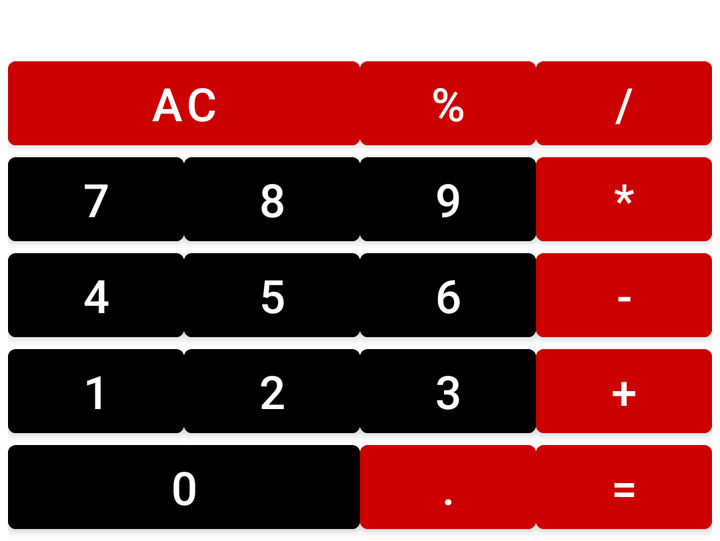
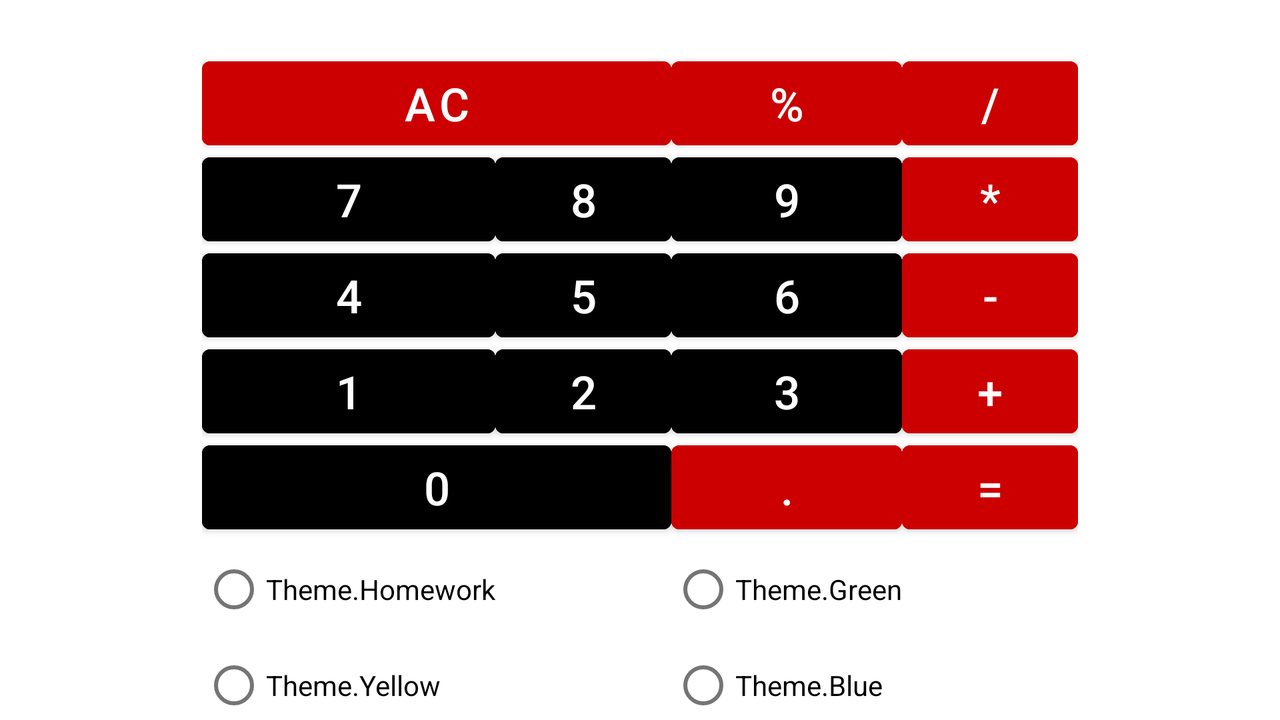

An Android layout and its configuration variant, each rendered on a device that would load it. The default file and the variant file are quoted in full after the pictures.
<!-- AndroidManifest.xml: application theme Theme.Homework -->
<!-- res/layout/activity_main.xml -->
<?xml version="1.0" encoding="utf-8"?>
<GridLayout xmlns:android="http://schemas.android.com/apk/res/android"
    android:layout_width="wrap_content"
    android:layout_height="wrap_content"
    android:layout_gravity="center"
    android:columnCount="4">

    <TextView
        android:id="@+id/tvWindowBtn"
        android:layout_width="match_parent"
        android:layout_height="match_parent"
        android:layout_columnSpan="4"
        android:layout_gravity="fill"
        android:textSize="@dimen/button_text_size" />


    <Button
        android:id="@+id/btnAc"
        android:layout_columnSpan="2"
        android:layout_gravity="fill"
        android:backgroundTint="@android:color/holo_red_dark"
        android:insetTop="0dp"
        android:text="@string/btnAc"
        android:textSize="@dimen/button_text_size" />

    <Button
        android:id="@+id/btnPercent"
        android:layout_gravity="fill"
        android:backgroundTint="@android:color/holo_red_dark"
        android:insetTop="0dp"
        android:text="@string/btnPercent"
        android:textSize="@dimen/button_text_size" />

    <Button
        android:id="@+id/btnDivision"
        android:layout_gravity="fill"
        android:backgroundTint="@android:color/holo_red_dark"
        android:insetTop="0dp"
        android:text="@string/btnDivision"
        android:textSize="@dimen/button_text_size" />

    <Button
        android:id="@+id/btn_7"
        android:layout_gravity="fill"
        android:backgroundTint="@color/black"
        android:insetTop="0dp"
        android:text="@string/btn_7"
        android:textSize="@dimen/button_text_size" />

    <Button
        android:id="@+id/btn_8"
        android:layout_gravity="fill"
        android:backgroundTint="@color/black"
        android:insetTop="0dp"
        android:text="@string/btn_8"
        android:textSize="@dimen/button_text_size" />

    <Button
        android:id="@+id/btn_9"
        android:layout_gravity="fill"
        android:backgroundTint="@color/black"
        android:insetTop="0dp"
        android:text="@string/btn_9"
        android:textSize="@dimen/button_text_size" />

    <Button
        android:id="@+id/btnMultiplication"
        android:layout_gravity="fill"
        android:backgroundTint="@android:color/holo_red_dark"
        android:insetTop="0dp"
        android:text="@string/btnMultiplication"
        android:textSize="@dimen/button_text_size" />

    <Button
        android:id="@+id/btn_4"
        android:layout_gravity="fill"
        android:backgroundTint="@color/black"
        android:insetTop="0dp"
        android:text="@string/btn_4"
        android:textSize="@dimen/button_text_size" />

    <Button
        android:id="@+id/btn_5"
        android:layout_gravity="fill"
        android:backgroundTint="@color/black"
        android:insetTop="0dp"
        android:text="@string/btn_5"
        android:textSize="@dimen/button_text_size" />

    <Button
        android:id="@+id/btn_6"
        android:layout_gravity="fill"
        android:backgroundTint="@color/black"
        android:insetTop="0dp"
        android:text="@string/btn_6"
        android:textSize="@dimen/button_text_size" />

    <Button
        android:id="@+id/btnMinus"
        android:layout_gravity="fill"
        android:backgroundTint="@android:color/holo_red_dark"
        android:insetTop="0dp"
        android:text="@string/btnMinus"
        android:textSize="@dimen/button_text_size" />

    <Button
        android:id="@+id/btn_1"
        android:layout_gravity="fill"
        android:backgroundTint="@color/black"
        android:insetTop="0dp"
        android:text="@string/btn_1"
        android:textSize="@dimen/button_text_size" />

    <Button
        android:id="@+id/btn_2"
        android:layout_gravity="fill"
        android:backgroundTint="@color/black"
        android:insetTop="0dp"
        android:text="@string/btn_2"
        android:textSize="@dimen/button_text_size" />

    <Button
        android:id="@+id/btn_3"
        android:layout_gravity="fill"
        android:backgroundTint="@color/black"
        android:insetTop="0dp"
        android:text="@string/btn_3"
        android:textSize="@dimen/button_text_size" />

    <Button
        android:id="@+id/btnPlus"
        android:layout_gravity="fill"
        android:backgroundTint="@android:color/holo_red_dark"
        android:insetTop="0dp"
        android:text="@string/btnPlus"
        android:textSize="@dimen/button_text_size" />

    <Button
        android:id="@+id/btn_0"
        android:layout_columnSpan="2"
        android:layout_gravity="fill"
        android:backgroundTint="@color/black"
        android:insetTop="0dp"
        android:text="@string/btn_0"
        android:textSize="@dimen/button_text_size" />

    <Button
        android:id="@+id/btnDot"
        android:layout_gravity="fill"
        android:backgroundTint="@android:color/holo_red_dark"
        android:insetTop="0dp"
        android:text="@string/btnDot"
        android:textSize="@dimen/button_text_size" />

    <Button
        android:id="@+id/btnEquals"
        android:layout_gravity="fill"
        android:backgroundTint="@android:color/holo_red_dark"
        android:insetTop="0dp"
        android:text="@string/btnEquals"
        android:textSize="@dimen/button_text_size" />
</GridLayout>
<!-- resources referenced by this layout -->
<resources>
  <color name="black">#FF000000</color>
  <dimen name="button_text_size">23sp</dimen>
  <string name="btnAc">AC</string>
  <string name="btnDivision">/</string>
  <string name="btnDot">.</string>
  <string name="btnEquals">=</string>
  <string name="btnMinus">-</string>
  <string name="btnMultiplication">*</string>
  <string name="btnPercent">%</string>
  <string name="btnPlus">+</string>
  <string name="btn_0">0</string>
  <string name="btn_1">1</string>
  <string name="btn_2">2</string>
  <string name="btn_3">3</string>
  <string name="btn_4">4</string>
  <string name="btn_5">5</string>
  <string name="btn_6">6</string>
  <string name="btn_7">7</string>
  <string name="btn_8">8</string>
  <string name="btn_9">9</string>
  <style name="Theme.Homework" parent="Theme.MaterialComponents.DayNight.NoActionBar">
          <item name="colorPrimary">@color/purple_500</item>
          <item name="colorPrimaryVariant">@color/purple_700</item>
          <item name="colorOnPrimary">@color/white</item>
          <item name="colorSecondary">@color/teal_200</item>
          <item name="colorSecondaryVariant">@color/teal_700</item>
          <item name="colorOnSecondary">@color/black</item>
  
      </style>
  <color name="purple_500">#FF6200EE</color>
  <color name="purple_700">#FF3700B3</color>
  <color name="white">#FFFFFFFF</color>
  <color name="teal_200">#FF03DAC5</color>
  <color name="teal_700">#FF018786</color>
</resources>
<!-- res/layout-land/activity_main.xml (the repository's variant of the layout above) -->
<!-- drawn on the phone turned sideways -->
<?xml version="1.0" encoding="utf-8"?>
<GridLayout xmlns:android="http://schemas.android.com/apk/res/android"
    android:layout_width="wrap_content"
    android:layout_height="wrap_content"
    android:layout_gravity="center"
    android:columnCount="4">

    <TextView
        android:id="@+id/tvWindowBtn"
        android:layout_width="wrap_content"
        android:layout_height="wrap_content"
        android:layout_columnSpan="4"
        android:layout_gravity="fill"
        android:textSize="@dimen/button_text_size" />


    <com.google.android.material.button.MaterialButton
        android:id="@+id/btnAc"
        android:layout_columnSpan="2"
        android:layout_gravity="fill"
        android:backgroundTint="@android:color/holo_red_dark"
        android:insetTop="0dp"
        android:text="@string/btnAc"
        android:textSize="@dimen/button_text_size" />

    <com.google.android.material.button.MaterialButton
        android:id="@+id/btnPercent"
        android:layout_gravity="fill"
        android:backgroundTint="@android:color/holo_red_dark"
        android:insetTop="0dp"
        android:text="@string/btnPercent"
        android:textSize="@dimen/button_text_size" />

    <com.google.android.material.button.MaterialButton
        android:id="@+id/btnDivision"
        android:layout_gravity="fill"
        android:backgroundTint="@android:color/holo_red_dark"
        android:insetTop="0dp"
        android:text="@string/btnDivision"
        android:textSize="@dimen/button_text_size" />

    <com.google.android.material.button.MaterialButton
        android:id="@+id/btn_7"
        android:layout_gravity="fill"
        android:backgroundTint="@color/black"
        android:insetTop="0dp"
        android:text="@string/btn_7"
        android:textSize="@dimen/button_text_size" />

    <com.google.android.material.button.MaterialButton
        android:id="@+id/btn_8"
        android:layout_gravity="fill"
        android:backgroundTint="@color/black"
        android:insetTop="0dp"
        android:text="@string/btn_8"
        android:textSize="@dimen/button_text_size" />

    <com.google.android.material.button.MaterialButton
        android:id="@+id/btn_9"
        android:layout_gravity="fill"
        android:backgroundTint="@color/black"
        android:insetTop="0dp"
        android:text="@string/btn_9"
        android:textSize="@dimen/button_text_size" />

    <com.google.android.material.button.MaterialButton
        android:id="@+id/btnMultiplication"
        android:layout_gravity="fill"
        android:backgroundTint="@android:color/holo_red_dark"
        android:insetTop="0dp"
        android:text="@string/btnMultiplication"
        android:textSize="@dimen/button_text_size" />

    <com.google.android.material.button.MaterialButton
        android:id="@+id/btn_4"
        android:layout_gravity="fill"
        android:backgroundTint="@color/black"
        android:insetTop="0dp"
        android:text="@string/btn_4"
        android:textSize="@dimen/button_text_size" />

    <com.google.android.material.button.MaterialButton
        android:id="@+id/btn_5"
        android:layout_gravity="fill"
        android:backgroundTint="@color/black"
        android:insetTop="0dp"
        android:text="@string/btn_5"
        android:textSize="@dimen/button_text_size" />

    <com.google.android.material.button.MaterialButton
        android:id="@+id/btn_6"
        android:layout_gravity="fill"
        android:backgroundTint="@color/black"
        android:insetTop="0dp"
        android:text="@string/btn_6"
        android:textSize="@dimen/button_text_size" />

    <com.google.android.material.button.MaterialButton
        android:id="@+id/btnMinus"
        android:layout_gravity="fill"
        android:backgroundTint="@android:color/holo_red_dark"
        android:insetTop="0dp"
        android:text="@string/btnMinus"
        android:textSize="@dimen/button_text_size" />

    <com.google.android.material.button.MaterialButton
        android:id="@+id/btn_1"
        android:layout_gravity="fill"
        android:backgroundTint="@color/black"
        android:insetTop="0dp"
        android:text="@string/btn_1"
        android:textSize="@dimen/button_text_size" />

    <com.google.android.material.button.MaterialButton
        android:id="@+id/btn_2"
        android:layout_gravity="fill"
        android:backgroundTint="@color/black"
        android:insetTop="0dp"
        android:text="@string/btn_2"
        android:textSize="@dimen/button_text_size" />

    <com.google.android.material.button.MaterialButton
        android:id="@+id/btn_3"
        android:layout_gravity="fill"
        android:backgroundTint="@color/black"
        android:insetTop="0dp"
        android:text="@string/btn_3"
        android:textSize="@dimen/button_text_size" />

    <com.google.android.material.button.MaterialButton
        android:id="@+id/btnPlus"
        android:layout_gravity="fill"
        android:backgroundTint="@android:color/holo_red_dark"
        android:insetTop="0dp"
        android:text="@string/btnPlus"
        android:textSize="@dimen/button_text_size" />

    <com.google.android.material.button.MaterialButton
        android:id="@+id/btn_0"
        android:layout_columnSpan="2"
        android:layout_gravity="fill"
        android:backgroundTint="@color/black"
        android:insetTop="0dp"
        android:text="@string/btn_0"
        android:textSize="@dimen/button_text_size" />

    <com.google.android.material.button.MaterialButton
        android:id="@+id/btnDot"
        android:layout_gravity="fill"
        android:backgroundTint="@android:color/holo_red_dark"
        android:insetTop="0dp"
        android:text="@string/btnDot"
        android:textSize="@dimen/button_text_size" />

    <com.google.android.material.button.MaterialButton
        android:id="@+id/btnEquals"
        android:layout_gravity="fill"
        android:backgroundTint="@android:color/holo_red_dark"
        android:insetTop="0dp"
        android:text="@string/btnEquals"
        android:textSize="@dimen/button_text_size" />

    <RadioGroup
        android:id="@+id/radioBtn"
        android:layout_width="wrap_content"
        android:layout_height="wrap_content"
        android:layout_gravity="top"/>

    <com.google.android.material.radiobutton.MaterialRadioButton
        android:id="@+id/radioButtonMaterialHomework"
        android:layout_width="wrap_content"
        android:layout_height="wrap_content"
        android:layout_row="6"
        android:layout_column="0"
        android:text="@string/theme_homework" />

    <com.google.android.material.radiobutton.MaterialRadioButton
        android:id="@+id/radioButtonMaterialYellow"
        android:layout_width="wrap_content"
        android:layout_height="wrap_content"
        android:layout_row="7"
        android:layout_column="0"
        android:text="@string/theme_yellow" />

    <com.google.android.material.radiobutton.MaterialRadioButton
        android:id="@+id/radioButtonMaterialGreen"
        android:layout_width="wrap_content"
        android:layout_height="wrap_content"
        android:layout_row="6"
        android:layout_column="2"
        android:text="@string/theme_green" />

    <com.google.android.material.radiobutton.MaterialRadioButton
        android:id="@+id/radioButtonMaterialBlue"
        android:layout_width="wrap_content"
        android:layout_height="wrap_content"
        android:layout_row="7"
        android:layout_column="2"
        android:text="@string/theme_blue" />


</GridLayout>
<!-- resources referenced by the variant -->
<!-- as the phone turned sideways resolves them -->
<resources>
  <color name="black">#FF000000</color>
  <dimen name="button_text_size">23sp</dimen>
  <string name="btnAc">AC</string>
  <string name="btnDivision">/</string>
  <string name="btnDot">.</string>
  <string name="btnEquals">=</string>
  <string name="btnMinus">-</string>
  <string name="btnMultiplication">*</string>
  <string name="btnPercent">%</string>
  <string name="btnPlus">+</string>
  <string name="btn_0">0</string>
  <string name="btn_1">1</string>
  <string name="btn_2">2</string>
  <string name="btn_3">3</string>
  <string name="btn_4">4</string>
  <string name="btn_5">5</string>
  <string name="btn_6">6</string>
  <string name="btn_7">7</string>
  <string name="btn_8">8</string>
  <string name="btn_9">9</string>
  <string name="theme_blue">Theme.Blue</string>
  <string name="theme_green">Theme.Green</string>
  <string name="theme_homework">Theme.Homework</string>
  <string name="theme_yellow">Theme.Yellow</string>
  <style name="Theme.Homework" parent="Theme.MaterialComponents.DayNight.NoActionBar">
          <item name="colorPrimary">@color/purple_500</item>
          <item name="colorPrimaryVariant">@color/purple_700</item>
          <item name="colorOnPrimary">@color/white</item>
          <item name="colorSecondary">@color/teal_200</item>
          <item name="colorSecondaryVariant">@color/teal_700</item>
          <item name="colorOnSecondary">@color/black</item>
  
      </style>
  <color name="purple_500">#FF6200EE</color>
  <color name="purple_700">#FF3700B3</color>
  <color name="white">#FFFFFFFF</color>
  <color name="teal_200">#FF03DAC5</color>
  <color name="teal_700">#FF018786</color>
</resources>
